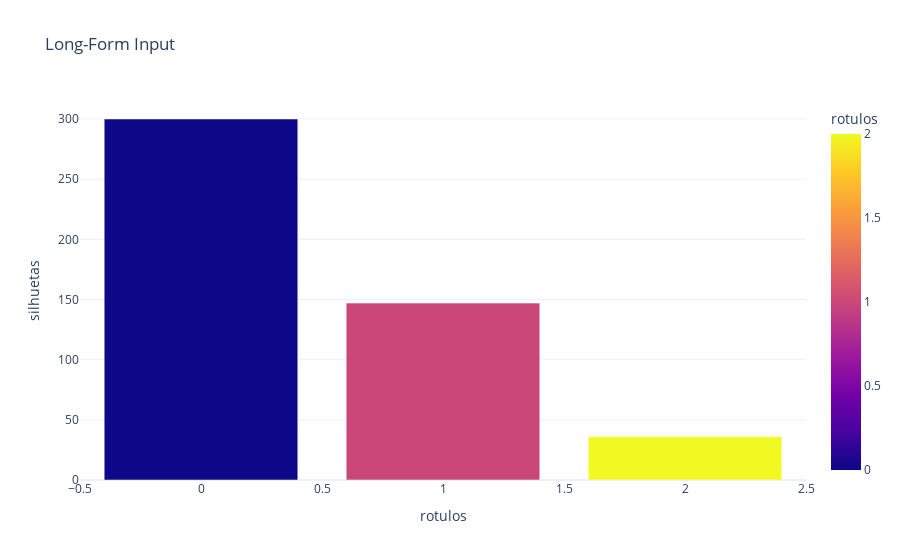

Notebook code for this chart:
### Code cell
df=df.groupby("rotulos").count()
fig = px.bar(df_1, y="silhuetas",x="rotulos", color="rotulos", title="Long-Form Input")
fig

### Figure 1 — Plotly figure (JSON) as saved in the notebook; plotly's stock layout.template omitted (floating-point values rounded to 4 significant figures)
{"data": [{"alignmentgroup": "True", "hovertemplate": "rotulos=%{marker.color}<br>silhuetas=%{y}<extra></extra>", "legendgroup": "", "marker": {"color": [0, 1, 2], "coloraxis": "coloraxis", "pattern": {"shape": ""}}, "name": "", "offsetgroup": "", "orientation": "v", "showlegend": false, "textposition": "auto", "type": "bar", "x": [0, 1, 2], "xaxis": "x", "y": [300, 147, 36], "yaxis": "y"}], "layout": {"autosize": true, "barmode": "relative", "coloraxis": {"colorbar": {"title": {"text": "rotulos"}}, "colorscale": [[0, "#0d0887"], [0.1111, "#46039f"], [0.2222, "#7201a8"], [0.3333, "#9c179e"], [0.4444, "#bd3786"], [0.5556, "#d8576b"], [0.6667, "#ed7953"], [0.7778, "#fb9f3a"], [0.8889, "#fdca26"], [1, "#f0f921"]]}, "legend": {"tracegroupgap": 0}, "title": {"text": "Long-Form Input"}, "xaxis": {"anchor": "y", "autorange": true, "domain": [0, 1], "range": [-0.5, 2.5], "title": {"text": "rotulos"}, "type": "linear"}, "yaxis": {"anchor": "x", "autorange": true, "domain": [0, 1], "range": [0, 315.8], "title": {"text": "silhuetas"}, "type": "linear"}}}
